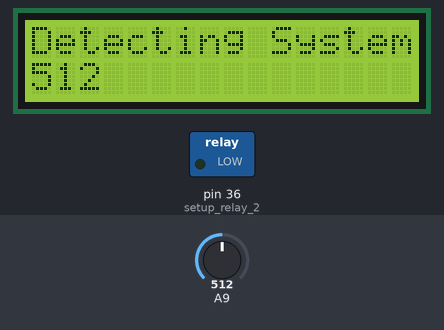
This sketch was run on a simulated Arduino Mega 2560, built with avr-gcc and run on an emulated ATmega2560. Parts: 16×2 character LCD, switched loads named in the sketch (green lamp = pin HIGH). The inputs (shaded band) are chosen by the test bench; at power-on: A9 = 512. What the sketch prints to the serial monitor is not drawn.

Above: at 1.2 s.
1.3 s: A9 set to 440
At 2.7 s:
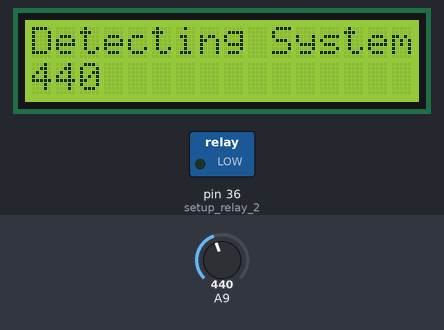
3.5 s: A9 set to 460
At 4.4 s:
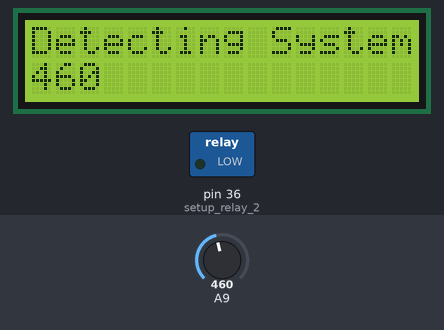
5.5 s: A9 set to 511
At 30.7 s:
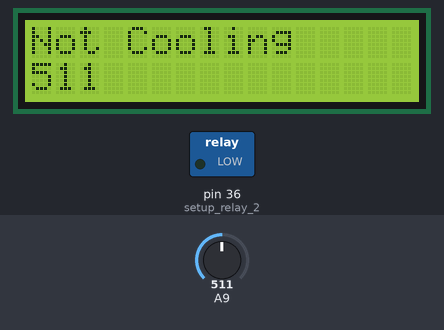
Timing chart, 0 to 31.6 s (numbered marks = the images above; inputs shaded):
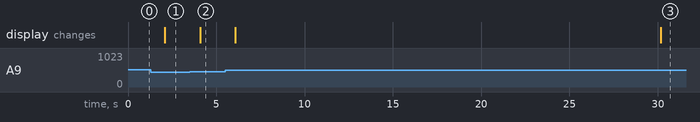

The sketch:

CurrentThermostat_Config.ino
```cpp
//Sample using LiquidCrystal library
#include <LiquidCrystal.h>;

int loopTotal;

LiquidCrystal lcd(8, 9, 4, 5, 6, 7);

// define some values used by the panel and buttons
int lcd_key     = 0;
int adc_key_in  = 0;
#define btnRIGHT  0
#define btnUP     1
#define btnDOWN   2
#define btnLEFT   3
#define btnSELECT 4
#define btnNONE   5

// read the buttons
int read_LCD_buttons()
{
 adc_key_in = analogRead(0);      // read the value from the sensor
 // my buttons when read are centered at these valies: 0, 144, 329, 504, 741
 // we add approx 50 to those values and check to see if we are close
 if (adc_key_in > 1000) return btnNONE; // We make this the 1st option for speed reasons since it will be the most likely result
 // For V1.1 us this threshold
 if (adc_key_in < 50)   return btnRIGHT;
 if (adc_key_in < 250)  return btnUP;
 if (adc_key_in < 450)  return btnDOWN;
 if (adc_key_in < 650)  return btnLEFT;
 if (adc_key_in < 850)  return btnSELECT;

 // For V1.0 comment the other threshold and use the one below:
/*
 if (adc_key_in < 50)   return btnRIGHT;
 if (adc_key_in < 195)  return btnUP;
 if (adc_key_in < 380)  return btnDOWN;
 if (adc_key_in < 555)  return btnLEFT;
 if (adc_key_in < 790)  return btnSELECT;
*/


 return btnNONE;  // when all others fail, return this...
}
void setup() {
  lcd.begin(16, 2);              // start the library
 lcd.setCursor(0,0);

  loopTotal = 0;
  Serial.begin(9600);//setup serial communication
  pinMode(36, OUTPUT);// setup relay 2
  digitalWrite(36, LOW);//set Relay 2 to Off
  lcd.print("Detecting System");
}
void loop() {
  int cool = 0;// sets cool needed to No


  for(int i = 0; i < 30; i++)//loops to test connection over 30 second period
  {
    lcd.setCursor(0,1);
    lcd.print("                ");
    lcd.setCursor(0,1);

    int sensorValue = analogRead(A9);//gets data from pin 8 which is AC detection
    double voltage = map(sensorValue, 0, 1023,0,2500);//Converts to 24V from 5V 1000 vs 25000

    loopTotal++;//adds 1 to loopTotal

    lcd.print(sensorValue);//Debug info
    if(sensorValue > 1000)//checks if voltage is above 20V
    {
      cool++;//adds to Cool Detection needed
    }
    delay(1000);//Delay for one Second
  }
Serial.println("end check loop");
  if(cool >= 1){
     lcd.setCursor(0,0);
    lcd.print("                ");
    lcd.setCursor(0,0);
    lcd.print("Cooling");
    digitalWrite(36, HIGH);//set Relay 2 to Off
  }
  else
  {
    lcd.setCursor(0,0);
    lcd.print("                ");
    lcd.setCursor(0,0);
    lcd.print("Not Cooling");
    digitalWrite(36, LOW);//set Relay 2 to Off
  }

  if(loopTotal > 2700)
  {
    lcd.clear();
    lcd.setCursor(0,0);
    lcd.print("Defrosting");
    digitalWrite(36, LOW);//set Relay 2 to Off
    loopTotal = 0;//sets default value of Loop again
    for(int i = 600; i >= 0; i--)
    {
        delay(1000);
        lcd.setCursor(0,1);
        lcd.print("                ");
        lcd.setCursor(0,1);
        lcd.print(i);
        lcd.print(" Remaining");
    }

  }
}
```

Measured:
- after the input at 1.3 s, the display: changes after 0.77 s (image 1)
- after the input at 3.5 s, the display: changes after 0.58 s (image 2)
- after the input at 5.5 s, the display: first changes after 0.59 s (image 3 shows a later state)
